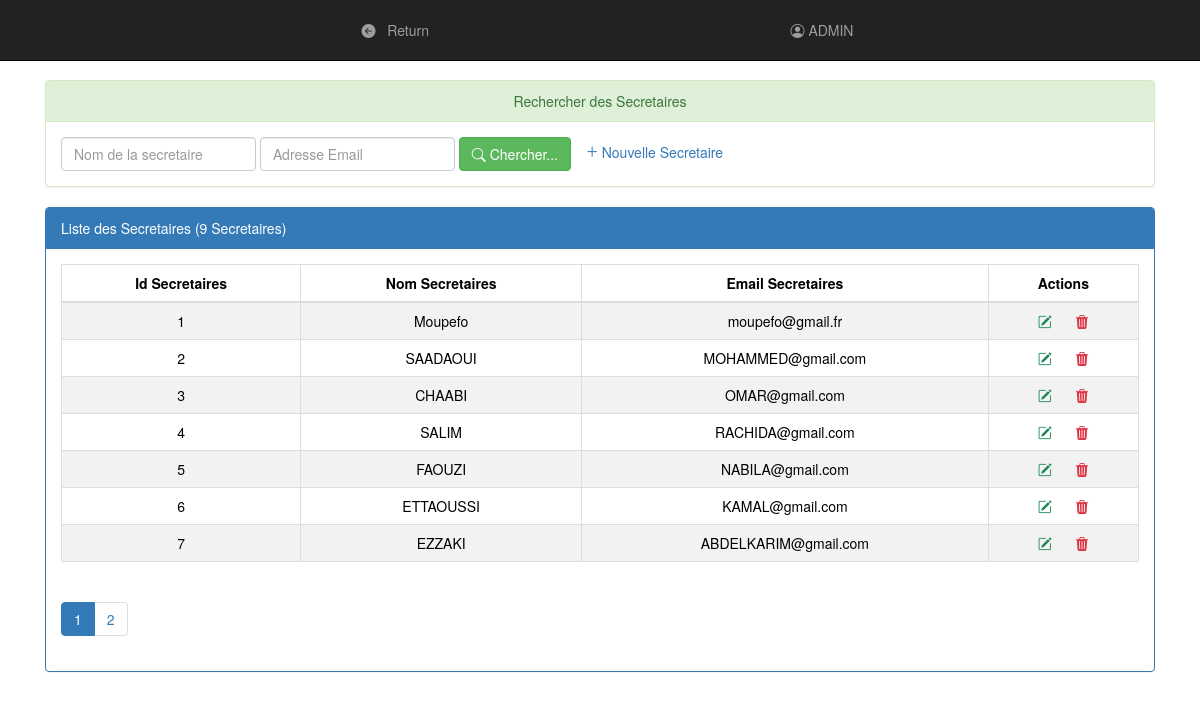
Screenshot of /pages/secretaire.php (signed in) with the database file from the repository.
### tables this page shows
create table Secretaire (
    idSecretaire int(4) auto_increment primary key,
     
    nomSecret varchar(50),
    email varchar(50),
    mot_de_passe varchar(50),
    idAdministrateur int(4)
);

### pages/secretaire.php (the view, shortened to what this page needs)
<?php
    require_once('connexiondb.php');
    $nomSecret=isset($_GET['nomSecret'])?$_GET['nomSecret']:"";
    $email=isset($_GET['email'])?$_GET['email']:"";
    $size=isset($_GET['size'])?$_GET['size']:7;
    $page=isset($_GET['page'])?$_GET['page']:1;
    $offset=($page-1)*$size;
    $requete="select * from Secretaire
        where nomSecret like '%$nomSecret%'
        limit $size
        offset $offset";
    $requeteCount="select count(*) countS from Secretaire
        where nomSecret like '%$nomSecret%'";
    $resultatS=$conn->query($requete);
    $resultatCount=$conn->query($requeteCount);
    $tabCount=$resultatCount->fetch();
    $nbrSecret=$tabCount['countS'];
    $reste=$nbrSecret % $size;
    if($reste===0)
        $nbrPage=$nbrSecret/$size;
    else
        $nbrPage=floor($nbrSecret/$size)+1;
?>
<!DOCTYPE HTML>
<HTML>
    <head>
        <link rel="stylesheet" href="https://cdn.jsdelivr.net/npm/bootstrap-icons@1.11.3/font/bootstrap-icons.min.css">
        <link rel="stylesheet" href="https://cdn.jsdelivr.net/npm/bootstrap@5.3.3/dist/css/bootstrap.min.css">
        <link rel="stylesheet" type="text/css" href="../css/bootstrap.css">
        <link rel="stylesheet" type="text/css" href="../css/font-awesome.min.css">
        <link rel="stylesheet" type="text/css" href="../css/monstyle.css">
        <link rel="stylesheet" href="../CSS/bootstrap.min.css">
        <link rel="stylesheet" type="text/css" href="../css/bootstrap.css">
        <link rel="stylesheet" type="text/css" href="../css/font-awesome.min.css">
        <link rel="stylesheet" type="text/css" href="../css/monStyle.css">
    </head>
    <body>
        <?php include("menu1.php"); ?>
        <br>
        <div class="container">
            <div class="panel panel-success margetop60">
				<div class="panel-heading text-center">Rechercher des Secretaires</div>
				<div class="panel-body">
					<form method="get" action="secretaire" class="form-inline">
						<div class="form-group">
                            <input type="text" name="nomSecret"
                                   placeholder="Nom de la secretaire"
                                   class="form-control"
                                   value="<?php echo $nomSecret ?>"/>
                        </div>
                        <div class="form-group">
                            <input type="text" name="email"
                                   placeholder="Adresse Email"
                                   class="form-control"
                                   value="<?php echo $email ?>"/>
                        </div>
				        <button type="submit" class="btn btn-success">
                            <span class="bi bi-search"></span>
                            Chercher...
                        </button>
                        <a href="newSecret">
                            <span class="glyphicon glyphicon-plus" style="font-size: 2rem;"></span>
                            Nouvelle Secretaire
                        </a>
					</form>
				</div>
			</div>
            <div class="panel panel-primary">
                <div class="panel-heading">Liste des Secretaires (<?php echo $nbrSecret ?> Secretaires)</div>
                <div class="panel-body">
                    <table class="table table-striped table-bordered">
                        <thead>
                            <tr>
                                <th class="text-center">Id Secretaires</th><th class="text-center">Nom Secretaires</th><th class="text-center">Email Secretaires</th><th class="text-center">Actions</th>
                            </tr>
                        </thead>
                        <tbody>
                            <?php while($Secretaire=$resultatS->fetch()){ ?>
                                <tr>
                                    <td class="text-center"><?php echo $Secretaire['idSecretaire'] ?> </td>
                                    <td class="text-center"><?php echo $Secretaire['nomSecret'] ?> </td>
                                    <td class="text-center"><?php echo $Secretaire['email'] ?> </td>
                                        <td class="text-center">
                                            <a href="editerSecret?idSecretaire=<?php echo $Secretaire['idSecretaire'] ?>">
                                                <span class="bi bi-pencil-square" style="color: var(--bs-success);"></span>
                                            </a>
                                            <a onclick="return confirm('Etes vous sur de vouloir supprimer la Secretaire ??')" href="deleteSecret?idSecretaire=<?php echo $Secretaire['idSecretaire'] ?>">
                                                    <span class="bi bi-trash3-fill" style="color: var(--bs-danger);"></span>
                                            </a>
                                        </td>
                                </tr>
                            <?PHP } ?>
                       </tbody>
                    </table>
                <div>
                    <ul class="pagination">
                        <?php for($i=1;$i<=$nbrPage;$i++){ ?>
                            <li class="<?php if($i==$page) echo 'active' ?>">
            <a href="Secretaire?page=<?php echo $i;?>&nomSecret=<?php echo $nomSecret ?>&email=<?php echo $email ?>">
                                    <?php echo $i; ?>
                                </a>
                             </li>
                        <?php } ?>
                </div>
                </div>
            </div>
        </div>
    </body>
</HTML>

### pages/menu1.php
<?php
	require_once('connexiondb.php');
	$requete=$conn->prepare("SELECT * FROM Administrateur");
	$requete->execute();
	$resultat = $requete->fetch();
?>
<nav class="navbar navbar-inverse navbar-fixed-top">
	<div class="container-fluid">
		<ul class="nav navbar-nav">
			<li><a href="Admin">
 				<i class="bi bi-arrow-left-circle-fill"></i>
				&nbsp Return
				</a>
			</li>
		</ul>
		<ul class="nav navbar-nav navbar-right">
			<li>
				<a href="editerAdmin?idAdministrateur=<?php echo $resultat ['idAdministrateur'] ?>">
					<i class="bi bi-person-circle"></i>
					<?php echo  ' '.$resultat['nom']?>
				</a>
			</li>
		</ul>
	</div>
</nav>

### CSS/monstyle.css (style rules this page uses)
.margetop60 { margin-top: 60px; }
.form-group { position: relative; }

### rows the page displays
secretaire: idSecretaire "1", nomSecret "Moupefo", email "moupefo@gmail.fr"
secretaire: idSecretaire "2", nomSecret "SAADAOUI", email "MOHAMMED@gmail.com"
secretaire: idSecretaire "3", nomSecret "CHAABI", email "OMAR@gmail.com"
secretaire: idSecretaire "4", nomSecret "SALIM", email "RACHIDA@gmail.com"
secretaire: idSecretaire "5", nomSecret "FAOUZI", email "NABILA@gmail.com"
secretaire: idSecretaire "6", nomSecret "ETTAOUSSI", email "KAMAL@gmail.com"
secretaire: idSecretaire "7", nomSecret "EZZAKI", email "ABDELKARIM@gmail.com"

### other values shown
$resultat['nom'] "ADMIN"
$nbrSecret "9"
